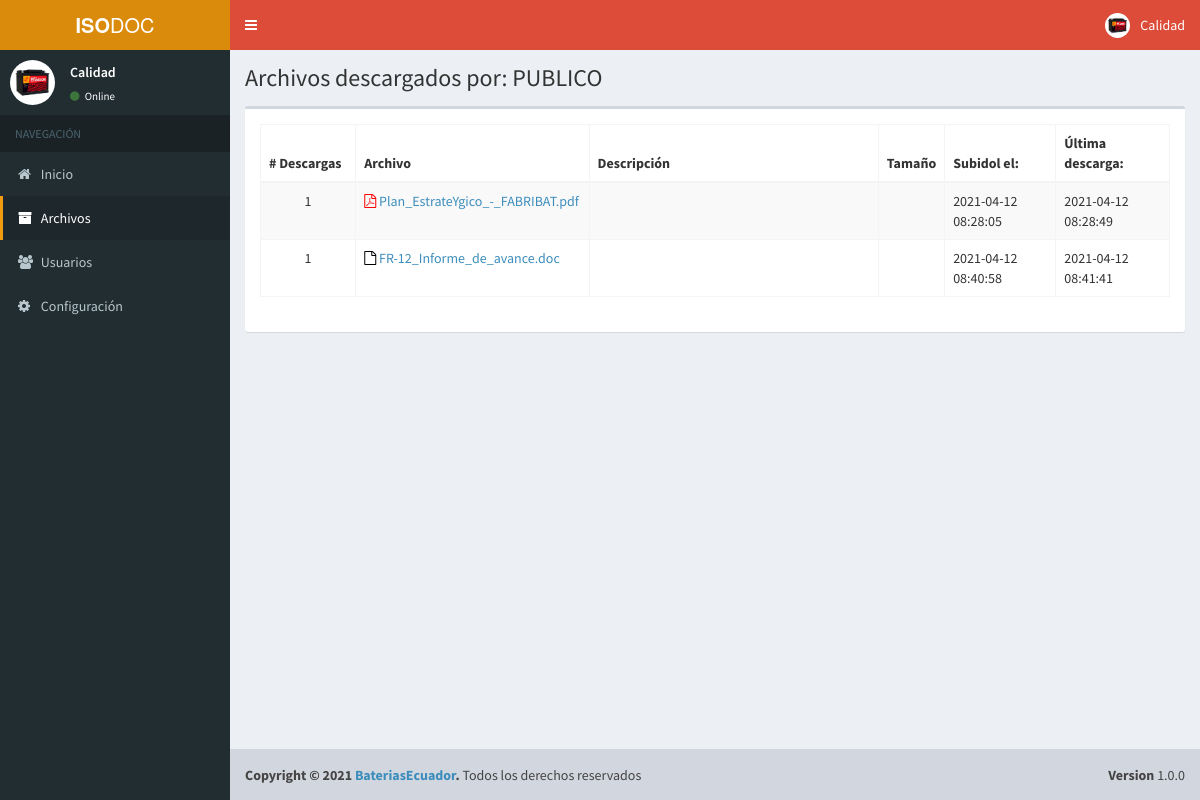
The page /cpanel/detallefiles.php?id=4&nom_user=PUBLICO (signed in) on the database as committed earlier.
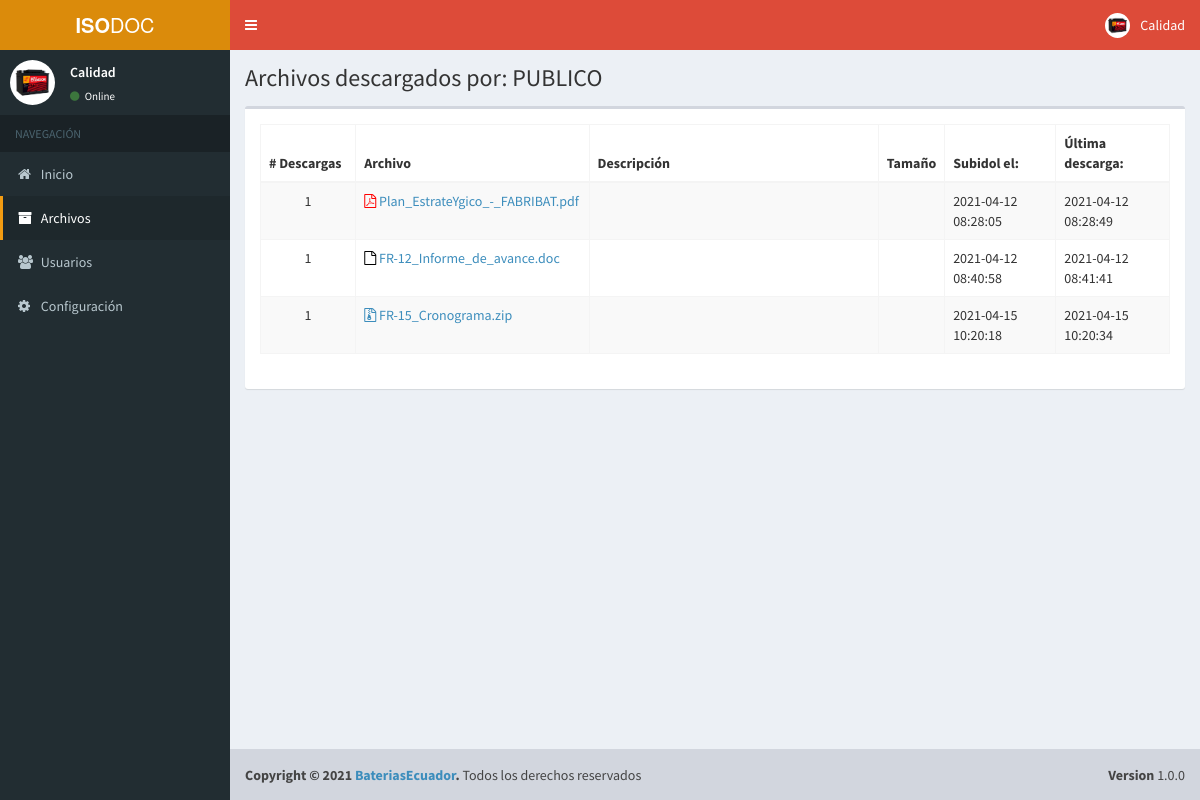
The same page on the database as committed later.
### tables this page shows
CREATE TABLE IF NOT EXISTS `descargas` (
  `id_descarga` int(11) NOT NULL AUTO_INCREMENT,
  `id_user` int(11) NOT NULL DEFAULT '0',
  `id_file` int(11) NOT NULL DEFAULT '0',
  `contador` int(11) NOT NULL DEFAULT '0',
  `download_at` datetime DEFAULT NULL,
  PRIMARY KEY (`id_descarga`)
);

CREATE TABLE IF NOT EXISTS `file` (
  `id` int(11) NOT NULL AUTO_INCREMENT,
  `code` varchar(12) NOT NULL,
  `filename` varchar(255) NOT NULL,
  `description` varchar(255) NOT NULL,
  `download` int(11) NOT NULL,
  `is_public` tinyint(1) NOT NULL DEFAULT '0',
  `is_folder` tinyint(1) NOT NULL DEFAULT '0',
  `is_deleted` tinyint(1) NOT NULL DEFAULT '0',
  `user_id` int(11) NOT NULL,
  `status` int(11) DEFAULT '1',
  `folder_id` int(11) DEFAULT NULL,
  `created_at` datetime NOT NULL,
  `code_last` varchar(50) DEFAULT NULL,
  PRIMARY KEY (`id`),
  KEY `folder_id` (`folder_id`),
  KEY `user_id` (`user_id`),
  CONSTRAINT `file_ibfk_1` FOREIGN KEY (`folder_id`) REFERENCES `file` (`id`) ON DELETE CASCADE ON UPDATE CASCADE,
  CONSTRAINT `file_ibfk_2` FOREIGN KEY (`user_id`) REFERENCES `user` (`id`) ON DELETE CASCADE ON UPDATE CASCADE
);

### cpanel/detallefiles.php (the view, shortened to what the changed rows need)
<?php
include "header.php";
?>
<?php
$id_user = $_GET["id"];
$nom_user = $_GET["nom_user"];
$fullname = $_SESSION['fullname'];
$folder = null;
?>
<div class="content-wrapper">
    <section class="content-header">
        <h1><?php if ($folder == null) : ?>
                <?php if (isset($_GET["nom_user"])) : ?>
                    Archivos descargados por: <?php echo $nom_user ?>
                <?php else : ?>
                    Archivos descargados por: <?php echo $fullname ?>
                <?php endif; ?>
            <?php endif; ?>
        </h1>
    </section>
    <section class="content">
        <div class="row">
            <div class="col-md-12">
                <?php
                $sql = "select * from descargas INNER JOIN file ON file.id = descargas.id_file where id_user=$id_user";
                $files = mysqli_query($con, $sql);
                ?>
                <?php
                if (count($files) > 0) :
                ?>
                    <div class="box">
                        <div class="box-body no-padding" style="margin: 15px">
                            <table id="example1" class="table table-bordered table-hover table-striped">
                                <thead>
                                    <tr>
                                        <th class="hidden-xs hidden-sm"># Descargas</th>
                                        <th>Archivo</th>
                                        <th class="hidden-xs hidden-sm">Descripción</th>
                                        <th class="hidden-xs hidden-sm">Tamaño</th>
                                        <th class="hidden-xs hidden-sm">Subidol el:</th>
                                        <th class="hidden-xs hidden-sm">Última descarga:</th>
                                    </tr>
                                </thead>
                                <tbody>
                                    <?php foreach ($files as $file) : ?>
                                        <tr>
                                            <td class="hidden-xs hidden-sm" style="width: 100px; text-align: center;"><?php echo $file['contador']; ?></td>
                                            <td style="width: 250px">
                                                <?php if ($file['is_folder']) : ?>
                                                    <a href="myfiles?folder=<?php echo $file['code']; ?>">
                                                        <i class="fa fa-folder"></i>
                                                    <?php else : ?>
                                                        <a href="file?code=<?php echo $file['code']; ?>">
                                                            <?php
                                                            $url = "storage/data/" . $file['user_id'] . "/" . $file['filename'];
                                                            $ftype = explode(".", $url);
                                                            $count = count($ftype) - 1;
                                                            if ($file['filename'] != "") {
                                                                if (!$file['is_folder']) {
                                                                    if ($ftype[$count] == "png" || $ftype[$count] == "jpeg" || $ftype[$count] == "gif" || $ftype[$count] == "jpg" || $ftype[$count] == "bmp") {
                                                                        echo "<i class='fa fa-file-image-o'></i>";
                                                                    } elseif ($ftype[$count] == "mp3" || $ftype[$count] == "wav" || $ftype[$count] == "wma" || $ftype[$count] == "ogg" || $ftype[$count] == "mp4") {
                                                                        echo "<i class='fa fa-file-audio-o'></i>";
                                                                    } elseif ($ftype[$count] == "zip" || $ftype[$count] == "rar" || $ftype[$count] == "tgz" || $ftype[$count] == "tar") {
                                                                        echo "<i class='fa fa-file-archive-o'></i>";
                                                                    } elseif ($ftype[$count] == "php" || $ftype[$count] == "php3" || $ftype[$count] == "html" || $ftype[$count] == "css" || $ftype[$count] == "py" || $ftype[$count] == "java" || $ftype[$count] == "js" || $ftype[$count] == "sql") {
                                                                        echo "<i class='fa fa-file-code-o'></i>";
                                                                    } elseif ($ftype[$count] == "pdf") {
                                                                        echo "<i class='fa fa-file-pdf-o'></i>";
                                                                    } elseif ($ftype[$count] == "xlsx") {
                                                                        echo "<i class='fa fa-file-excel-o'></i>";
                                                                    } elseif ($ftype[$count] == "pptx") {
                                                                        echo "<i class='fa fa-file-powerpoint-o'></i>";
                                                                    } elseif ($ftype[$count] == "docx") {
                                                                        echo "<i class='fa fa-file-word-o'></i>";
                                                                    } elseif ($ftype[$count] == "txt") {
                                                                        echo "<i class='fa fa-file-text-o'></i>";
                                                                    } elseif ($ftype[$count] == "avi" || $ftype[$count] == "avi" || $ftype[$count] == "asf" || $ftype[$count] == "dvd" || $ftype[$count] == "m1v" || $ftype[$count] == "movie" || $ftype[$count] == "mpeg" || $ftype[$count] == "wn" || $ftype[$count] == "wmv") {
                                                                        echo "<i class='fa fa-file-video-o'></i>";
                                                                    } else {
                                                                        echo "<i class='fa fa-file-o'></i>";
                                                                    }
                                                                }
                                                            }
                                                            ?>
                                                        <?php endif; ?>
                                                        <?php echo $file['filename']; ?></a>
                                            </td>
                                            <td class="hidden-xs hidden-sm" style="width: 350px"><?php echo $file['description']; ?></td>
                                            <td class="hidden-xs hidden-sm">
                                            </td>
                                            <td style="width: 125px;" class="hidden-xs hidden-sm"><?php echo $file['created_at']; ?></td>
                                            <td style="width: 125px;" class="hidden-xs hidden-sm"><?php echo $file['download_at']; ?></td>
                                        </tr>
                                    <?php endforeach; ?>
                                </tbody>
                            </table>
                        </div><br>
                    </div>
                <?php endif; ?>
            </div>
        </div>
    </section>
</div>
<?php include "footer.php"; ?>

Rows that differ between the two databases and show on the page:
added descargas: contador "1", id_file.filename "FR-15_Cronograma.zip", id_file.created_at "2021-04-15 10:20:18", download_at "2021-04-15 10:20:34"
